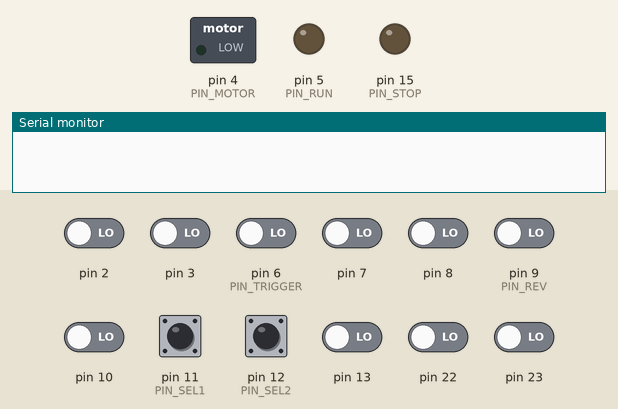
Simulated run of this sketch. Board: Arduino Uno, built with avr-gcc and run on an emulated ATmega328P. On the bench: switched loads named in the sketch (green lamp = pin HIGH), output pins drawn as LEDs (lit = HIGH), the last lines printed to the serial monitor. Dashed ring = blinking. The test bench sets the inputs (shaded band); at power-on: pin 11 (PIN_SEL1), pin 12 (PIN_SEL2) HIGH, pin 2, pin 3, pin 6 (PIN_TRIGGER), pin 7, pin 8, pin 9 (PIN_REV), pin 10, pin 13, pin 22, pin 23 LOW.

Above: at 1.0 s.
1.1 s: pin 6 (PIN_TRIGGER) driven HIGH
At 2.6 s:
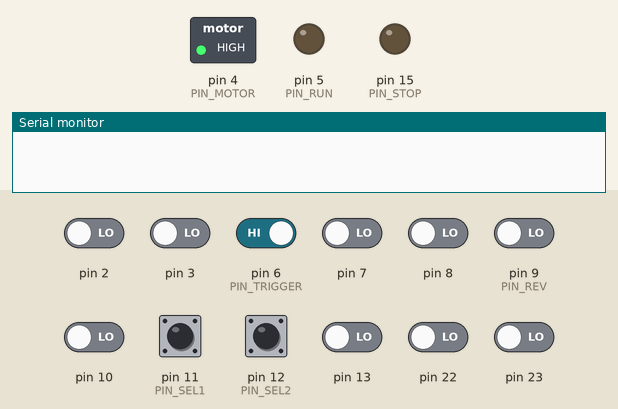
3.5 s: pin 6 (PIN_TRIGGER) driven LOW
At 3.66 s:
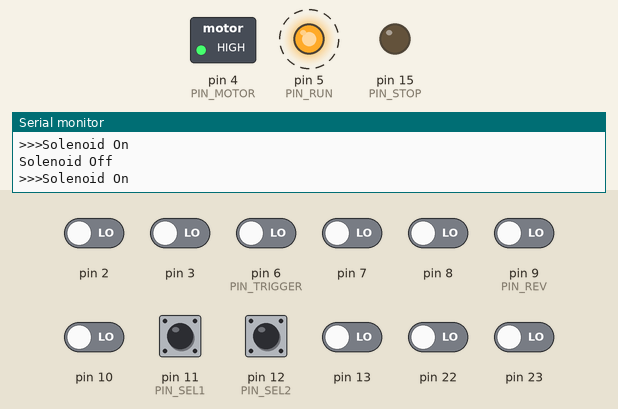
5.2 s: pin 9 (PIN_REV) driven HIGH
At 6.3 s:
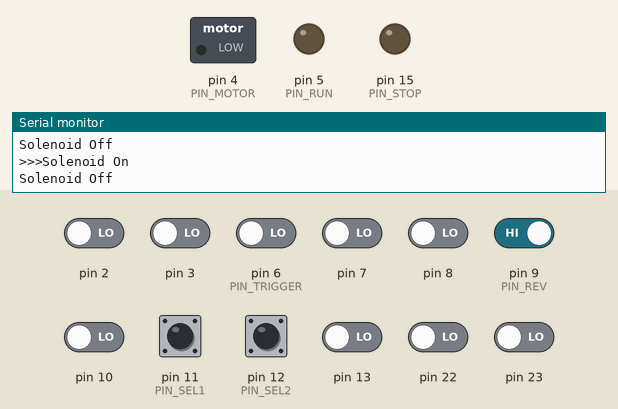
6.8 s: pin 9 (PIN_REV) driven LOW
At 7.7 s:
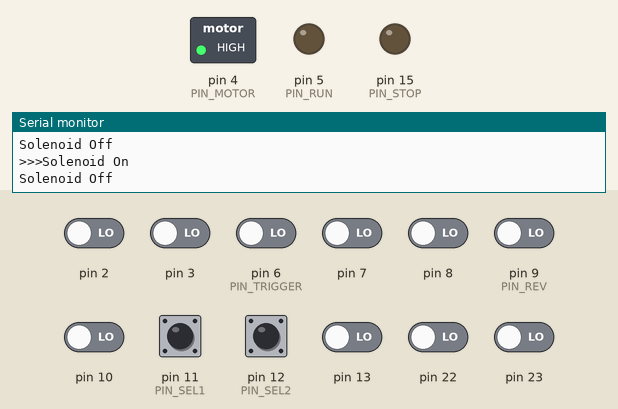
Timing chart, 0 to 9.3 s (numbered marks = the images above; inputs shaded):
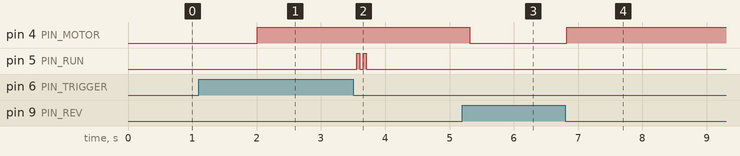

The sketch:

gryphon_brushed_auto_solenoid_v2.ino
```cpp
/*
 *  Gryphon brushed select solenoid
 *  for Narfduino
 *  FTW Hyperdrive
 *  NeoCat Daybreak
 *  Rev, Trigger, centre off SPDT
 *
 *  This is an adapted version of the Airzonesama Narfduino Brushed Auto Solenoid program
 *
 *  author dt
 *
 *  v0.1 Draft 21/04/2022
 *  v1.0 Initial Release 21/04/2022
 *
 */

/*
 * Pin Definitions
 *
 * INPUTS
 * -------
 * PD6/6 Trigger
 * PB1/D9 Rev
 * PB3/D11 Select 1
 * PB4/D12 Select 2
 *
 * OUTPUTS
 * -------
 * PD5/D5 Mosfet Run
 * PC1/D15 Brake
 * PD4/D4 Flywheel Motor
 *
 */


#define PIN_TRIGGER 6
#define PIN_REV 9
#define PIN_SEL1 11
#define PIN_SEL2 12

#define PIN_RUN 5
#define PIN_STOP 15
#define PIN_MOTOR 4


// Pin macros
/*
 * Read pin state
 *
 * Valid for:
 * PD6/D6 - Trigger 1  FIRE_T
 * PB1/D9 - Trigger 2  REV
 * PB3/D11 - Select 1
 * PB4/D12 - Select 2
 *
 */
#define GET_FIRE_T ((PIND & 0b01000000) ? HIGH : LOW )
#define GET_REV ((PINB & 0b00000010) ? HIGH : LOW )
#define GET_SEL1 ((PINB & 0b00001000) ? HIGH : LOW )
#define GET_SEL2 ((PINB & 0b00010000) ? HIGH : LOW )

/*
 * Set Pin State
 *
 * Valid for:
 * PC1 P-BRAKE
 * PD5 P-RUN
 * PD4 Motor
 */
#define SET_P_HIGH_FULL_ON (PORTC |= 0b00000010)
#define SET_P_HIGH_FULL_OFF (PORTC &= 0b11111101)
#define SET_P_LOW_FULL_ON (PORTD |= 0b00100000)
#define SET_P_LOW_FULL_OFF (PORTD &= 0b11011111)
#define SET_MOTOR_FULL_ON (PORTD |= 0b00010000)
#define SET_MOTOR_FULL_OFF (PORTD &= 0b11101111)


// System Modes
#define SYSTEM_MODE_NORMAL 0
#define SYSTEM_MODE_LOWBATT 1
#define SYSTEM_MODE_FLYWHEELFAIL 2
byte SystemMode = SYSTEM_MODE_NORMAL;


// Firing Controls
#define MIN_DWELL_TIME 1 //20
#define DPS 50
#define BURST_SIZE 2

// Inputs
#define DebounceWindow 5 // Debounce Window = 5ms
//#define RotaryDebounceWindow 100 // Report window for rotary encoder changes
#define RepollInterval 250 // Just check the buttons ever xxx just in case we missed an interrupt.
// For ISR use
volatile bool Trigger1Changed = false;
volatile bool RevChanged = false;
#define BTN_LOW 0
#define BTN_HIGH 1
#define BTN_ROSE 2
#define BTN_FELL 3
byte Trigger1ButtonState = BTN_HIGH;
byte RevButtonState = BTN_HIGH;
volatile byte LastPINB = 0; // Preload with PINB Prior to events happening
volatile byte LastPIND = 0; // Preload with PIND Prior to events happening
volatile bool PusherTickTock = false; // To capture the first edge of each in / out cycle


void setup() {
  // put your setup code here, to run once:

  // Just for any initial timing..
  unsigned long BootStart = millis();
  Serial.begin( 9600 );

  // PCINT Inputs
  // PB - PCINT Vector 0
  // PD - PCINT Vector 2
  pinMode(PIN_TRIGGER, INPUT);
  PCMSK2 |= (1 << PCINT22);

  // Capture the PINx state and turn on the PCINT interrupts
  LastPIND = PIND;
  PCICR |= (1 << PCIE2); // Activates control register for PCINT vector 2


  // SelectFire 1 and 2 Switch
  pinMode( PIN_SEL1, INPUT_PULLUP );
  pinMode( PIN_SEL2, INPUT_PULLUP );

  // Rev switch
  pinMode( PIN_REV, INPUT );


  // Setup Pusher Outputs
  pinMode( PIN_RUN, OUTPUT );
  SET_P_LOW_FULL_OFF;
  pinMode( PIN_STOP, OUTPUT );
  SET_P_HIGH_FULL_OFF;   // Leave this off forever.
  pinMode( PIN_MOTOR, OUTPUT );
  SET_MOTOR_FULL_OFF;


  // Wait for the sync - 1 seconds, but run the button debouncer to capture a trigger down state for EEPROM reset
  while( millis() - BootStart < 2000 )
  {
    ProcessDebouncing();
    delay( 10 );
  }

  // Wait for the user to pull their finger off the trigger
  while( (Trigger1ButtonState == BTN_LOW) || (Trigger1ButtonState == BTN_FELL) )
  {
    ProcessDebouncing();
    delay(10);
  }
  delay(10);

}

void loop() {

  // put your main code here, to run repeatedly:
  ProcessDebouncing(); // Process the pin input, and handle any debouncing
//  ProcessBatteryMonitor(); // Check battery voltage occasionally
//  ProcessADC(); // Handle the ADC reading
  ProcessSystemMode(); // Handle the system mode
  ProcessFiring(); // Handle any firing here
}


// ISR Sections


// PCINT - PB

// PCINT - PD
ISR( PCINT2_vect ) // PD
{

  // Trigger 1 on PD6
  if( ((PIND & 0b01000000) == 0b01000000) && ((LastPIND & 0b01000000) != 0b01000000) )
  {
    Trigger1Changed = true;
  }

  LastPIND = PIND;
}


// Process the debouncing of the directly connected MCU inputs
void ProcessDebouncing()
{
  // Single call to millis() for better performance
  unsigned long CurrentMillis = millis();

  /*
   * Trigger 1
   */
  static bool RunTrigger1Timer = false;
  static unsigned long LastTrigger1Press = 0;
  static byte Trigger1DebounceState = 0;
  // Set up a repoll interval, just in case the interrupt is missed.
  if( CurrentMillis - LastTrigger1Press > RepollInterval ) Trigger1Changed = true;
  // Move from edge to steady state
  if( Trigger1ButtonState == BTN_ROSE ) Trigger1ButtonState = BTN_HIGH;
  if( Trigger1ButtonState == BTN_FELL ) Trigger1ButtonState = BTN_LOW;
  if( Trigger1Changed )
  {
   Trigger1Changed = false;
   if( !RunTrigger1Timer )
   {
    LastTrigger1Press = CurrentMillis;

    Trigger1DebounceState = 0b01010101; // We need to give the button time to settle. This will track.
    RunTrigger1Timer = true;
   }
  }
  if( RunTrigger1Timer && ( CurrentMillis - LastTrigger1Press > DebounceWindow  ) )
  {
    Trigger1DebounceState = (Trigger1DebounceState << 1) | ((PIND >> 6) & 0b00000001); // Shift the register pin to the left, Shift the pin result to the right most position, and tack it onto the debounce state. Ensure that only the last position can be a 1.

    if( (Trigger1DebounceState == 0) || (Trigger1DebounceState == 255) ) // All 0's or all 1's. This means we have settled.
    {
      RunTrigger1Timer = false;

      if( GET_FIRE_T )
      {
        if( Trigger1ButtonState != BTN_HIGH ) Trigger1ButtonState = BTN_ROSE;
      }
      else
      {
        if( Trigger1ButtonState != BTN_LOW ) Trigger1ButtonState = BTN_FELL;
      }
    }
  }


    /*
   * Rev
   */
  static bool RunRevTimer = false;
  static unsigned long LastRevPress = 0;
  static byte RevDebounceState = 0;
  // Set up a repoll interval, just in case the interrupt is missed.
  if( CurrentMillis - LastRevPress > RepollInterval ) RevChanged = true;
  // Move from edge to steady state
  if( RevButtonState == BTN_ROSE ) RevButtonState = BTN_HIGH;
  if( RevButtonState == BTN_FELL ) RevButtonState = BTN_LOW;
  if( RevChanged )
  {
  RevChanged = false;
   if( !RunRevTimer )
   {
    LastRevPress = CurrentMillis;

    RevDebounceState = 0b01010101; // We need to give the button time to settle. This will track.
    RunRevTimer = true;
   }
  }
  if( RunRevTimer && ( CurrentMillis - LastRevPress > DebounceWindow  ) )
  {
    RevDebounceState = (RevDebounceState << 1) | ((PINB >> 1) & 0b00000001); // Shift the register pin to the left, Shift the pin result to the right most position, and tack it onto the debounce state. Ensure that only the last position can be a 1.

    if( (RevDebounceState == 0) || (RevDebounceState == 255) ) // All 0's or all 1's. This means we have settled.
    {
      RunRevTimer = false;

      if( GET_REV )
      {
        if( RevButtonState != BTN_HIGH ) RevButtonState = BTN_ROSE;
      }
      else
      {
        if( RevButtonState != BTN_LOW ) RevButtonState = BTN_FELL;
      }
    }
  }


}


// Basic system mode implementation. If a flywheel jam is detected, then reset after a time-out.
void ProcessSystemMode()
{
  static byte LastSystemMode = 99;
  static unsigned long LastFlywheelJam = 0;

//  if( BatteryFlat )
//  {
//    SystemMode = SYSTEM_MODE_LOWBATT;
//  }
//  else
//  {
    SystemMode = SYSTEM_MODE_NORMAL;
//  }
//
  LastSystemMode = SystemMode;
}

/*
 * Main firing control logic. Use a blocking technique.
 */
void ProcessFiring()
{
  bool StartFiringCycle = false;
  static unsigned long RevStart = 0;

  // Check to see if the rev fell
  if( RevButtonState == BTN_LOW )
  {
    StartMotors();

  }
  else
  {
    StopMotors();

  }


  // Check to see if the trigger fell
  if( Trigger1ButtonState == BTN_FELL )
    StartFiringCycle = true;


  // Fire if we must
  if( StartFiringCycle )
  {
    // User pressed trigger

    //Evaluate Select Fire
    byte SFA = GET_SEL1;
    byte SFB = GET_SEL2;
    #define AUTO 0
    #define BURST 1
    #define SINGLE 2
    byte CurrentFireMode = SINGLE;


    if( SFA == LOW && SFB == HIGH )
    {
      CurrentFireMode = SINGLE;
      //CurrentFireMode = AUTO;
    }
    else if( SFA == HIGH && SFB == LOW )
    {
//      CurrentFireMode = BURST;
      CurrentFireMode = AUTO;
    }
    else
    {
      CurrentFireMode = BURST;
//      CurrentFireMode = AUTO;
    }

    // Start motors
//    RevStart = millis();
//    StartMotors();
//    while( millis() - RevStart < 200 )
//    {
//      delay(1);
//    }
    // Implement auto cycling using a post-test loop.. That way the cycle will always fire once for single shot.
    int CurrentShot = 0;
    do
    {
      FireSolenoid();
      ProcessDebouncing();
      CurrentShot++;
    } while( (CurrentFireMode == AUTO && GET_FIRE_T == LOW) || (CurrentFireMode == BURST && CurrentShot < BURST_SIZE && GET_FIRE_T == LOW) );
//    StopMotors();
  }
}

// The solenoid firing sequence.
void FireSolenoid()
{

  unsigned long StartTimer = millis();


Serial.println(">>>Solenoid On");
  // Turn On Solenoid
  SET_P_LOW_FULL_ON;


  // 70ms for pusher to extend. 70+30=100ms = 10dps
  StartTimer = millis();

  while( millis() - StartTimer < 50 )
  {
    delay(1);
  }

  // Turn Off Solenoid
Serial.println("Solenoid Off");
  SET_P_LOW_FULL_OFF;


  StartTimer = millis();
// 30ms delay for pusher to retract (remmeber its got a spring)
  while( millis() - StartTimer < 50 )
  {
    delay(1);

  }

}

void StartMotors()
{
  SET_MOTOR_FULL_ON;
}

void StopMotors()
{
  SET_MOTOR_FULL_OFF;
}
```

Measured:
- after the input at 1.1 s, pin 4 (PIN_MOTOR): LOW → HIGH after 0.91 s
- after the input at 3.5 s, pin 5 (PIN_RUN): alternates HIGH for 0.05 s and LOW for 0.05 s, 4 changes in all, then stays LOW, starting after 0.06 s
- after the input at 5.2 s, pin 4 (PIN_MOTOR): HIGH → LOW after 0.11 s
- after the input at 6.8 s, pin 4 (PIN_MOTOR): LOW → HIGH at once
